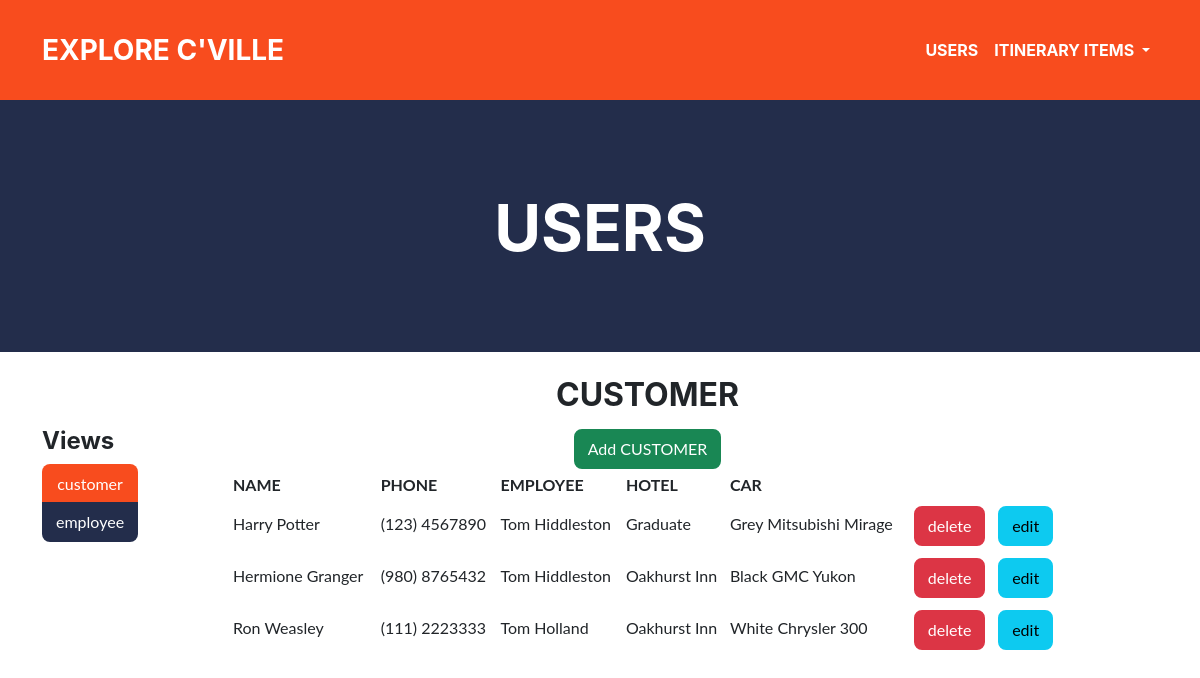
Page /users.php?btnaction=customer on the committed database.
### tables this page shows
CREATE TABLE `CUSTOMER` (
  `CUST_ID` int(11) NOT NULL,
  `CUST_FNAME` varchar(25) NOT NULL,
  `CUST_LNAME` varchar(25) NOT NULL,
  `CUST_AREACODE` int(3) NOT NULL,
  `CUST_PHONE` int(7) NOT NULL,
  `CUST_STREET` varchar(100) NOT NULL,
  `CUST_CITY` varchar(20) NOT NULL,
  `CUST_STATE` varchar(3) NOT NULL,
  `CUST_ZIP` int(11) NOT NULL,
  `HOTEL_ID` int(11) DEFAULT NULL,
  `EMPLOYEE_ID` int(11) DEFAULT NULL,
  `RC_ID` int(11) DEFAULT NULL
);

CREATE TABLE `EMPLOYEE` (
  `EMPLOYEE_ID` int(11) NOT NULL,
  `EMPLOYEE_FNAME` varchar(50) NOT NULL,
  `EMPLOYEE_LNAME` varchar(50) NOT NULL,
  `EMPLOYEE_AREACODE` int(3) NOT NULL,
  `EMPLOYEE_PHONE` int(7) NOT NULL,
  `EMPLOYEE_TITLE` varchar(50) NOT NULL,
  `EMPLOYEE_EMAIL` varchar(50) NOT NULL
);

CREATE TABLE `HOTEL` (
  `HOTEL_ID` int(11) NOT NULL,
  `HOTEL_NAME` varchar(100) NOT NULL,
  `HOTEL_STREET` varchar(50) NOT NULL,
  `HOTEL_CITY` varchar(20) NOT NULL,
  `HOTEL_STATE` varchar(3) NOT NULL,
  `HOTEL_ZIP` varchar(10) NOT NULL,
  `HOTEL_AREACODE` int(3) NOT NULL,
  `HOTEL_PHONE` int(7) NOT NULL
);

CREATE TABLE `RENTALCAR` (
  `RC_ID` int(11) NOT NULL,
  `RC_MAKE` varchar(50) NOT NULL,
  `RC_MODEL` varchar(50) NOT NULL,
  `RC_COLOR` varchar(50) NOT NULL,
  `RC_SEATS` int(10) NOT NULL
);

### users.php (the view, shortened to what this page needs)
  <?php include './components/navigation.php';?>
  <header class="masthead bg-primary text-white text-center">
      <div class="container d-flex align-items-center flex-column">
          <h1 class="masthead-heading text-uppercase mb-0">Users</h1>
      </div>
  </header>
  <div class="container">
    <center>
    <div class="row">
      <div class="col-1" style="line-height:75px">
        <br />
        <h4> Views </h4>
        <form action="<?php $_SERVER['PHP_SELF'] ?>" method="get" style="line-height:50px">
          <div class="btn-group-vertical">
          <input type="submit" name="btnaction" value="customer" class="btn text-white bg-<?php if(isset($_GET['btnaction'])&&$_GET['btnaction']=='customer'){echo "secondary";}else{echo "primary";} ?>" />
          <input type="submit" name="btnaction" value="employee" class="btn text-white bg-<?php if(isset($_GET['btnaction'])&&$_GET['btnaction']=='employee'){echo "secondary";}else{echo "primary";} ?>" />
          </div>
        </form>
        <br />
      </div>
      <div class="col-1" style="line-height:75px"> </div>
      <div class="col-9">
        <br />
  <?php require('connect-db.php'); ?>
  <?php
  try
  {
    if (isset($_GET['btnaction']))
    {
      switch ($_GET['btnaction'])
        {
          case 'customer': showUser("CUSTOMER");  break;
        }
    }
    else { showUser("CUSTOMER"); }
  }
  catch (Exception $e)
  {
    $error_message = $e->getMessage();
    echo "<p>Error message: $error_message </p>";
  }
  ?>
  <?php
  function showUser($type)
  {
    global $db;
    $table_name = ($type == "CUSTOMER") ? "CUST_" : "EMPLOYEE_";
    $query = ($type == "CUSTOMER")
      ? "SELECT *
        FROM CUSTOMER
        LEFT JOIN EMPLOYEE ON CUSTOMER.EMPLOYEE_ID = EMPLOYEE.EMPLOYEE_ID
        LEFT JOIN HOTEL ON CUSTOMER.HOTEL_ID = HOTEL.HOTEL_ID
        LEFT JOIN RENTALCAR ON CUSTOMER.RC_ID = RENTALCAR.RC_ID"
      : "SELECT * FROM EMPLOYEE";
    $statement = $db->prepare($query);
    $statement->execute();
    $results = $statement->fetchAll();
    $additional_headers = ($type == "CUSTOMER")
      ? "<th>EMPLOYEE</th>
      <th>HOTEL</th>
      <th>CAR</th>"
      : "<th>EMAIL</th>
      <th>TITLE</th>";
    echo "<h2> $type </h2>";
    echo "<form action='add-". strtolower($type) . ".php' method='post' style='line-height:50px'>
    <input type='submit' name='btnaction' value='Add " . $type . "' class='btn btn-success' /></form>";
    echo "<table style='width:100%''>
          <tr>
            <th>NAME</th>
            <th>PHONE</th>" .
            $additional_headers .
          "</tr>";
    foreach ($results as $result)
    {
      $btndel = "<form action='" . $_SERVER['PHP_SELF'] . "' method='get' style='line-height:50px'>
        <input type='text' name='id' value='" . $result[$table_name.'ID'] . "' hidden />
        <input type='text' name='type' value='" . $type . "' hidden />
        <input type='text' name='table_name' value='" . $table_name . "ID' hidden />
        <input type='submit' name='btnaction' value='delete' class='btn btn-danger'/>
      </form>";
      $btnedit = "<form action='edit-". strtolower($type) . ".php' method='post' style='line-height:50px'>
        <input type='text' name='id' value='" . $result[$table_name.'ID'] . "' hidden />
        <input type='submit' name='btnaction' value='edit' class='btn btn-info' /></form>";
      $additional_data = ($type == "CUSTOMER")
      ? "<td>" . $result['EMPLOYEE_FNAME'] . " " . $result['EMPLOYEE_LNAME'] . "</td>
      <td>" . $result['HOTEL_NAME'] . "</td>
      <td>" . $result['RC_COLOR'] . " " . $result['RC_MAKE'] . " " . $result['RC_MODEL'] . "</td>"
      : "<td>" . $result['EMPLOYEE_EMAIL'] . "</td>
      <td>" . $result['EMPLOYEE_TITLE'] . "</td>";
      echo "<tr>
      <td>" . $result[$table_name . 'FNAME'] . " " . $result[$table_name . 'LNAME'] . "</td>
      <td>(" . $result[$table_name . 'AREACODE'] . ") " . $result[$table_name . 'PHONE'] . "</td>" .
      $additional_data .
      "<td>" . $btndel . "<td>
      <td>" . $btnedit . "<td>
      </tr>";
    }
    echo "</table>";
  }
  ?>
        </div>
    </div>
    </center>
  </div>
</body>

### rows in the picture
customer: CUST_FNAME "Harry", CUST_LNAME "Potter", CUST_AREACODE "123", CUST_PHONE "4567890", EMPLOYEE_ID.EMPLOYEE_FNAME "Tom", EMPLOYEE_ID.EMPLOYEE_LNAME "Hiddleston", HOTEL_ID.HOTEL_NAME "Graduate", RC_ID.RC_COLOR "Grey", RC_ID.RC_MAKE "Mitsubishi", RC_ID.RC_MODEL "Mirage"
customer: CUST_FNAME "Hermione", CUST_LNAME "Granger", CUST_AREACODE "980", CUST_PHONE "8765432", EMPLOYEE_ID.EMPLOYEE_FNAME "Tom", EMPLOYEE_ID.EMPLOYEE_LNAME "Hiddleston", HOTEL_ID.HOTEL_NAME "Oakhurst Inn", RC_ID.RC_COLOR "Black", RC_ID.RC_MAKE "GMC", RC_ID.RC_MODEL "Yukon"
customer: CUST_FNAME "Ron", CUST_LNAME "Weasley", CUST_AREACODE "111", CUST_PHONE "2223333", EMPLOYEE_ID.EMPLOYEE_FNAME "Tom", EMPLOYEE_ID.EMPLOYEE_LNAME "Holland", HOTEL_ID.HOTEL_NAME "Oakhurst Inn", RC_ID.RC_COLOR "White", RC_ID.RC_MAKE "Chrysler", RC_ID.RC_MODEL "300"

### other values in the picture
$type "CUSTOMER"
